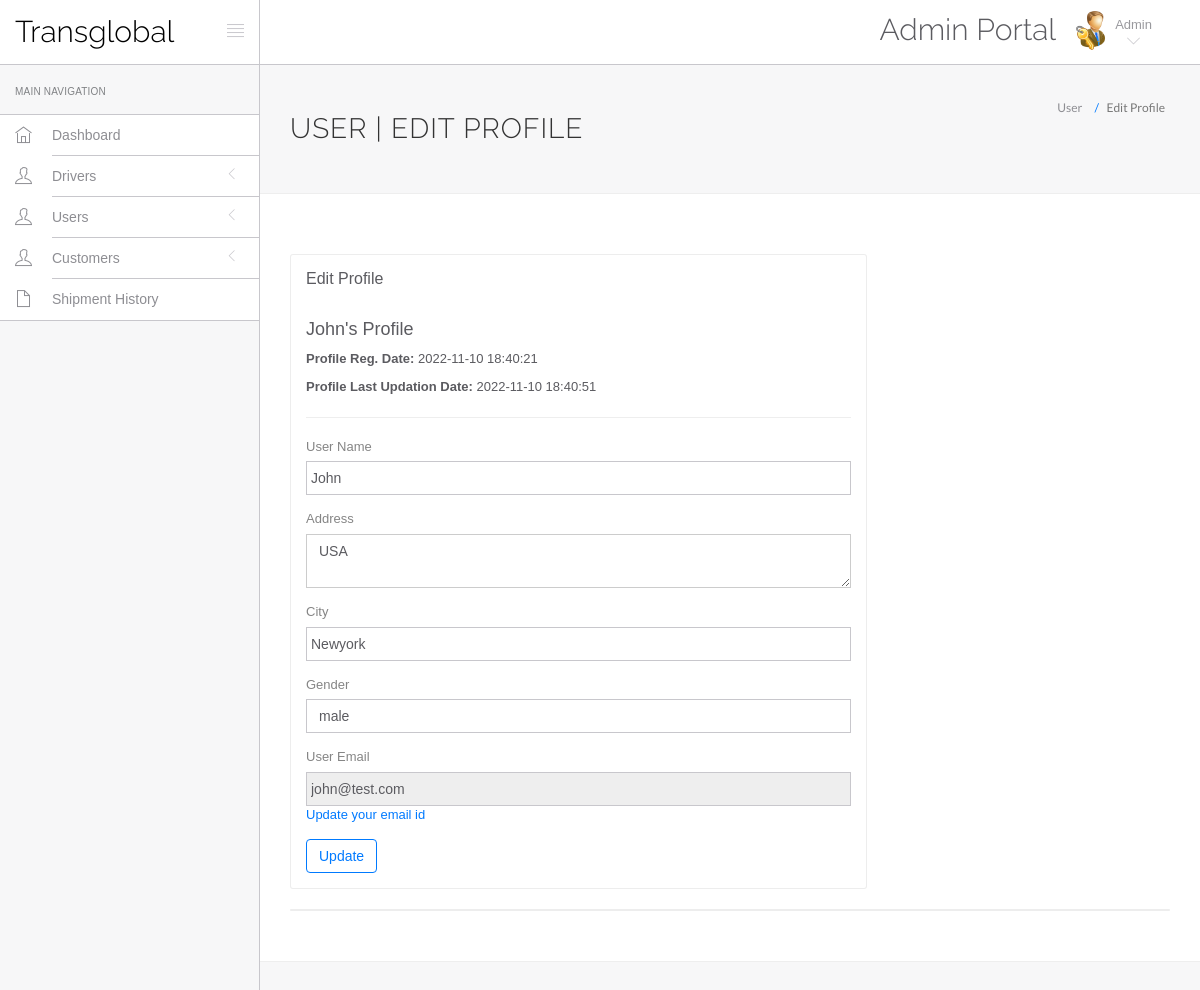
Page /hms/edit-profile.php (signed in) on the committed database.
### tables this page shows
CREATE TABLE IF NOT EXISTS `users` (
  `id` int(11) NOT NULL AUTO_INCREMENT,
  `fullName` varchar(255) DEFAULT NULL,
  `address` longtext DEFAULT NULL,
  `city` varchar(255) DEFAULT NULL,
  `gender` varchar(255) DEFAULT NULL,
  `email` varchar(255) DEFAULT NULL,
  `password` varchar(255) DEFAULT NULL,
  `regDate` timestamp NULL DEFAULT current_timestamp(),
  `updationDate` timestamp NULL DEFAULT NULL ON UPDATE current_timestamp(),
  PRIMARY KEY (`id`),
  KEY `email` (`email`)
);

### hms/edit-profile.php (the view, shortened to what this page needs)
<?php
include('include/config.php');
?>
<!DOCTYPE html>
<html lang="en">
	<head>
		<link rel="stylesheet" href="vendor/bootstrap/css/bootstrap.min.css">
		<link rel="stylesheet" href="vendor/themify-icons/themify-icons.min.css">
		<link rel="stylesheet" href="assets/css/styles.css">
	</head>
	<body>
		<div id="app">
<?php include('include/sidebar.php');?>
			<div class="app-content">
						<?php include('include/header.php');?>
				<div class="main-content" >
					<div class="wrap-content container" id="container">
						<section id="page-title">
							<div class="row">
								<div class="col-sm-8">
									<h1 class="mainTitle">User | Edit Profile</h1>
																	</div>
								<ol class="breadcrumb">
									<li>
										<span>User </span>
									</li>
									<li class="active">
										<span>Edit Profile</span>
									</li>
								</ol>
							</div>
						</section>
						<div class="container-fluid container-fullw bg-white">
							<div class="row">
								<div class="col-md-12">
									<div class="row margin-top-30">
										<div class="col-lg-8 col-md-12">
											<div class="panel panel-white">
												<div class="panel-heading">
													<h5 class="panel-title">Edit Profile</h5>
												</div>
												<div class="panel-body">
									<?php
$sql=mysqli_query($con,"select * from users where id='".$_SESSION['id']."'");
while($data=mysqli_fetch_array($sql))
{
?>
<h4><?php echo htmlentities($data['fullName']);?>'s Profile</h4>
<p><b>Profile Reg. Date: </b><?php echo htmlentities($data['regDate']);?></p>
<?php if($data['updationDate']){?>
<p><b>Profile Last Updation Date: </b><?php echo htmlentities($data['updationDate']);?></p>
<?php } ?>
<hr />													<form role="form" name="edit" method="post">
<div class="form-group">
															<label for="fname">
																 User Name
															</label>
	<input type="text" name="fname" class="form-control" value="<?php echo htmlentities($data['fullName']);?>" >
														</div>
<div class="form-group">
															<label for="address">
																 Address
															</label>
					<textarea name="address" class="form-control"><?php echo htmlentities($data['address']);?></textarea>
														</div>
<div class="form-group">
															<label for="city">
																 City
															</label>
		<input type="text" name="city" class="form-control" required="required"  value="<?php echo htmlentities($data['city']);?>" >
														</div>
<div class="form-group">
									<label for="gender">
																Gender
															</label>
<select name="gender" class="form-control" required="required" >
<option value="<?php echo htmlentities($data['gender']);?>"><?php echo htmlentities($data['gender']);?></option>
</select>
														</div>
<div class="form-group">
									<label for="fess">
																 User Email
															</label>
					<input type="email" name="uemail" class="form-control"  readonly="readonly"  value="<?php echo htmlentities($data['email']);?>">
					<a href="change-emaild.php">Update your email id</a>
														</div>
														<button type="submit" name="submit" class="btn btn-o btn-primary">
															Update
														</button>
													</form>
													<?php } ?>
												</div>
											</div>
										</div>
											</div>
										</div>
									<div class="col-lg-12 col-md-12">
											<div class="panel panel-white">
											</div>
										</div>
									</div>
								</div>
					</div>
				</div>
			</div>
		</div>
	</body>
</html>

### rows in the picture
users: fullName "John", regDate "2022-11-10 18:40:21", updationDate "2022-11-10 18:40:51", fname "John", address "USA", city "Newyork", gender "male", uemail "john@test.com"
